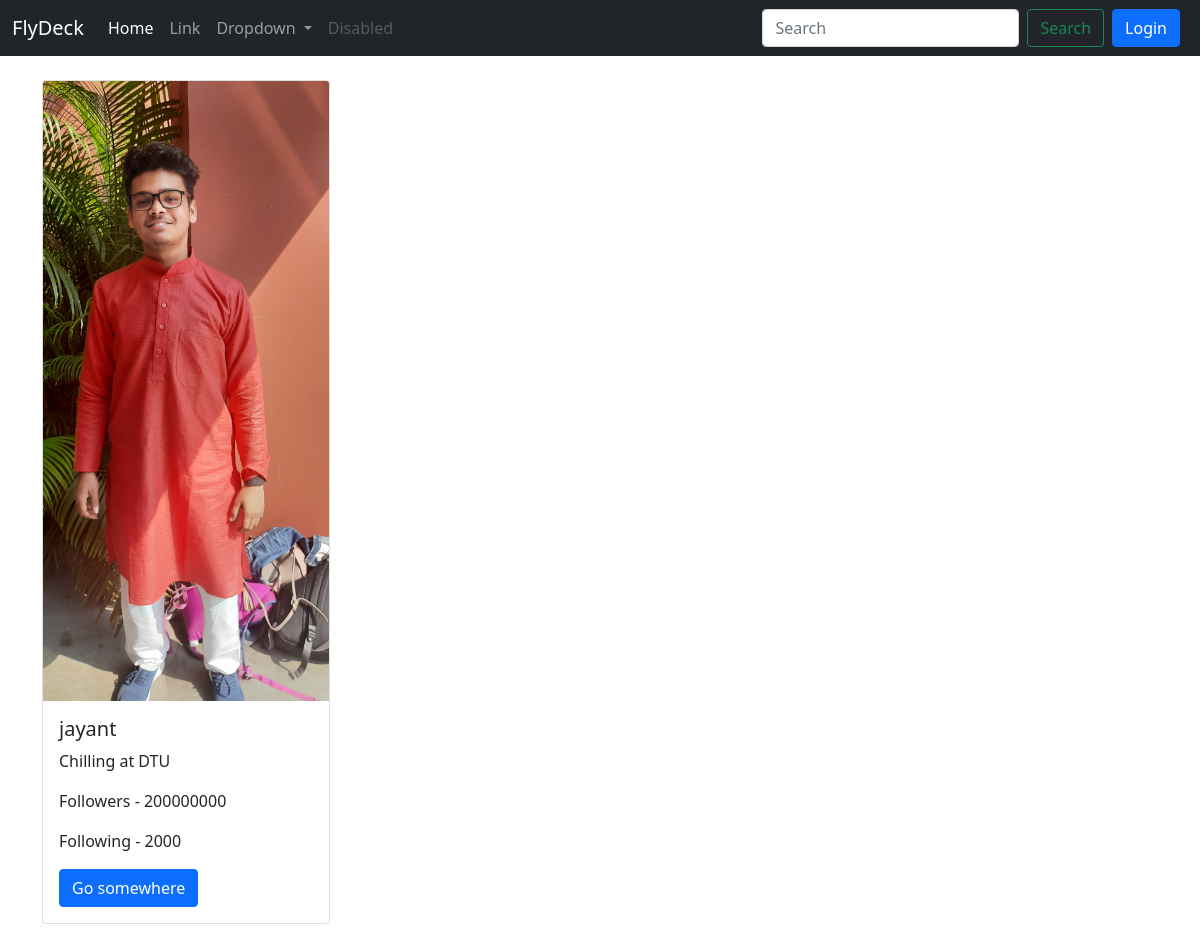
Screenshot of /user/jayant with the database file from the repository.
### user/models.py (models this page shows, shortened)
class Profile(models.Model):
    user = models.ForeignKey(User, on_delete=models.CASCADE)
    bio = models.CharField(max_length=50)
    followers = models.IntegerField(default=0)
    following = models.IntegerField(default=0)
    image = models.ImageField()

### user/views.py (the view)
# urls.py: path('<str:username>', views.profile_view)
def profile_view(request, username):
    getUser = User.objects.filter(username = username)
    if getUser:
        profile = Profile.objects.get(user = getUser[0])
        data = {
            'profile': profile,
        }
        return render(request, 'user/profile.html', data)
    else:
        messages.error(request, f"No such user named {username}")
        return redirect("home_page")

### templates/user/profile.html
{% extends 'base.html' %}
{% block body %}
<div class="container my-4">
<div class="card" style="width: 18rem;">
  <img src={{profile.image.url}} class="card-img-top" alt="...">
  <div class="card-body">
    <h5 class="card-title">{{profile.user}}</h5>
    <p class="card-text">{{profile.bio}}</p>
    <p class="card-text">Followers - {{profile.followers}}</p>
    <p class="card-text">Following - {{profile.following}}</p>
    <a href="#" class="btn btn-primary">Go somewhere</a>
  </div>
</div>
</div>
{% endblock body %}

### rows the page displays
Profile: image (picture), user "jayant", bio "Chilling at DTU", followers "200000000", following "2000"
